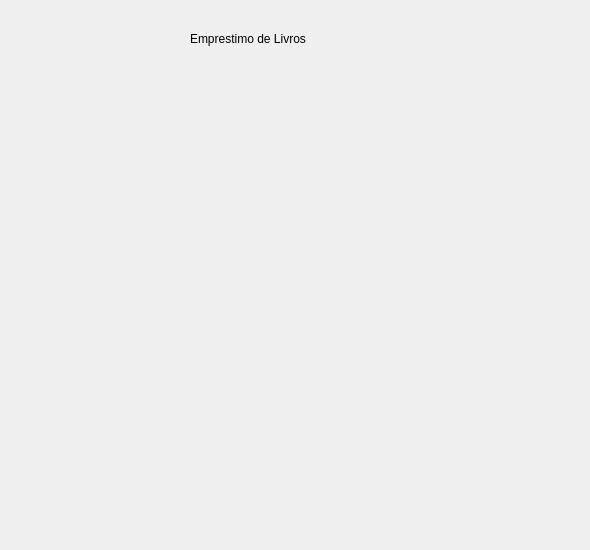
<?xml version="1.0" encoding="UTF-8"?>
<ui version="4.0">
 <class>Emprestimo</class>
 <widget class="QDialog" name="Emprestimo">
  <property name="geometry">
   <rect>
    <x>0</x>
    <y>0</y>
    <width>590</width>
    <height>550</height>
   </rect>
  </property>
  <property name="windowTitle">
   <string>Emprestimo</string>
  </property>
  <property name="windowOpacity">
   <double>5.000000000000000</double>
  </property>
  <widget class="QLabel" name="label">
   <property name="geometry">
    <rect>
     <x>190</x>
     <y>30</y>
     <width>148</width>
     <height>17</height>
    </rect>
   </property>
   <property name="text">
    <string>Emprestimo de Livros</string>
   </property>
  </widget>
 </widget>
 <resources/>
 <connections/>
</ui>
